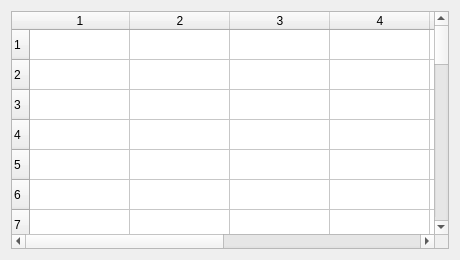
<?xml version="1.0" encoding="UTF-8"?>
<ui version="4.0"><class>Dialog</class><widget class="QDialog" name="Dialog"><property name="geometry"><rect><x>0</x><y>0</y><width>460</width><height>260</height></rect></property><property name="windowTitle"><string>Scroll policy_as_needed</string></property><layout class="QVBoxLayout" name="verticalLayout"><property name="leftMargin"><number>11</number></property><property name="topMargin"><number>11</number></property><property name="rightMargin"><number>11</number></property><property name="bottomMargin"><number>11</number></property><property name="spacing"><number>6</number></property><item><widget class="QTableWidget" name="table"><property name="rowCount"><number>30</number></property><property name="columnCount"><number>8</number></property><property name="verticalScrollBarPolicy"><enum>Qt::ScrollBarAsNeeded</enum></property><property name="horizontalScrollBarPolicy"><enum>Qt::ScrollBarAsNeeded</enum></property></widget></item></layout></widget></ui>
